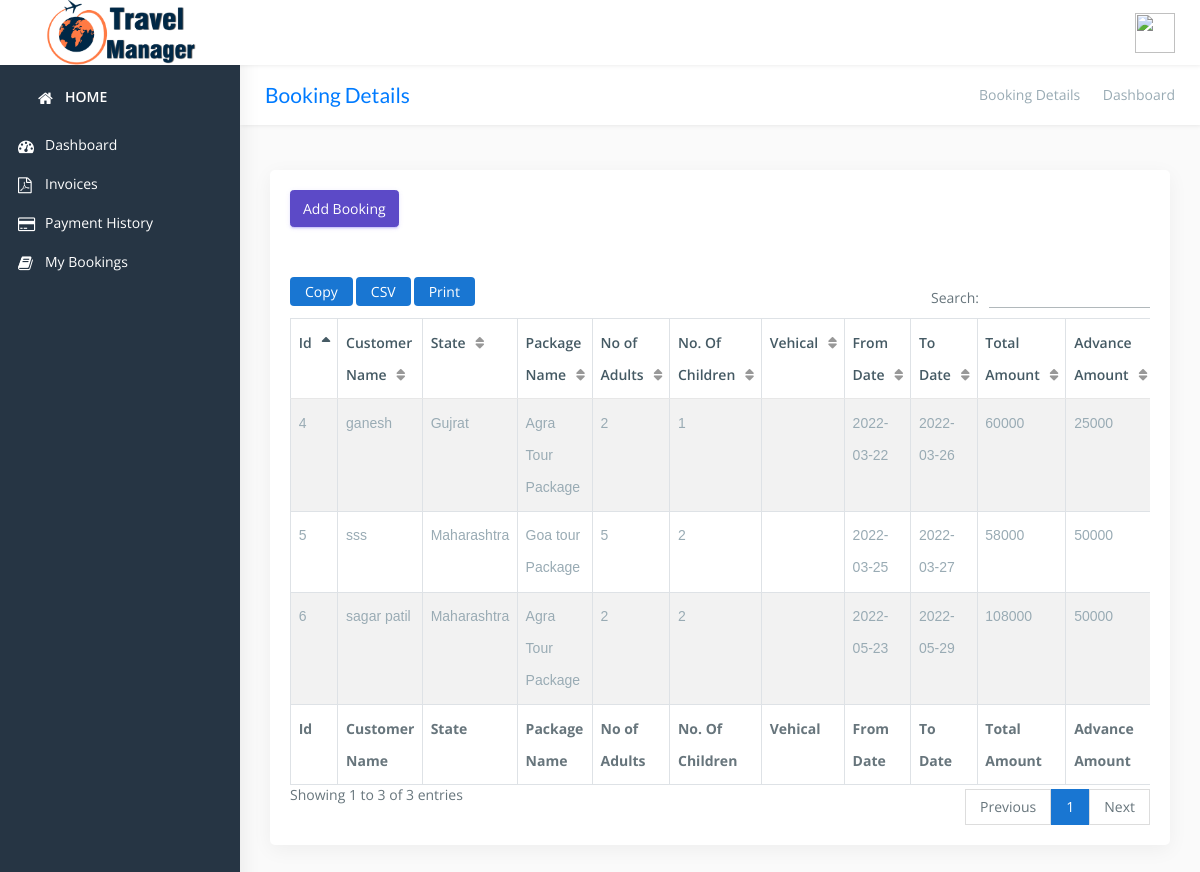
The app's page /user/booking_details (signed in) with its own data.
### tables this page shows
CREATE TABLE `booking` (
  `id` int(11) NOT NULL,
  `traveller_id` varchar(200) NOT NULL,
  `state_id` varchar(200) NOT NULL,
  `package_id` varchar(200) NOT NULL,
  `no_of_adults` int(11) NOT NULL,
  `no_of_children` int(11) NOT NULL,
  `from_date` date NOT NULL,
  `to_date` date NOT NULL,
  `total_amount` int(11) NOT NULL,
  `adv_amount` varchar(200) NOT NULL,
  `total` int(11) NOT NULL,
  `tax` int(11) NOT NULL,
  `created_date` date NOT NULL
);

CREATE TABLE `travellers` (
  `id` int(11) NOT NULL,
  `name` varchar(200) NOT NULL,
  `email` varchar(200) NOT NULL,
  `password` varchar(200) NOT NULL,
  `confirm` varchar(200) NOT NULL,
  `state_name` varchar(200) NOT NULL,
  `mobile` varchar(200) NOT NULL,
  `address` varchar(200) NOT NULL,
  `photo` varchar(200) NOT NULL,
  `status` varchar(200) NOT NULL DEFAULT 'register'
);

CREATE TABLE `packages` (
  `id` int(11) NOT NULL,
  `pname` varchar(200) NOT NULL,
  `price_adult` int(11) NOT NULL,
  `price_children` int(11) NOT NULL
);

### user/booking_details.php (the view, shortened to what this page needs)
<?php include "header.php" ?>
<?php include "sidebar.php"; ?>
<div class="page-wrapper">
  <div class="row page-titles">
    <div class="col-md-5 align-self-center">
      <h3 class="text-primary">Booking Details</h3>
    </div>
    <div class="col-md-7 align-self-center">
      <ol class="breadcrumb">
        <li class="breadcrumb-item"><a href="javascript:void(0)">Booking Details</a></li>
        <li class="breadcrumb-item active">Dashboard</li>
      </ol>
    </div>
  </div>
  <div class="container-fluid">
    <div class="row">
      <div class="col-12">
        <div class="card">
          <div class="card-body">
            <a href="add_booking.php"><button type="button" class="btn btn-primary">Add Booking</button></a>
            <div class="table-responsive m-t-40">
              <table id="example23" class="display nowrap table table-hover table-striped table-bordered" cellspacing="0" width="100%">
                <thead>
                  <tr>
                    <th>Id</th>
                    <th style="width:50px">Customer Name</th>
                    <th>State</th>
                    <th>Package Name</th>
                    <th style="width:10px">No of Adults</th>
                    <th style="width:10px">No. Of Children</th>
                    <th style="width:10px">Vehical</th>
                    <th>From Date</th>
                    <th>To Date</th>
                    <th style="width:10px">Total Amount</th>
                    <th style="width:10px">Advance Amount</th>
                  </tr>
                </thead>
                <tfoot>
                  <tr>
                    <th>Id</th>
                    <th style="width:50px">Customer Name</th>
                    <th>State</th>
                    <th>Package Name</th>
                    <th style="width:10px">No of Adults</th>
                    <th style="width:10px">No. Of Children</th>
                    <th style="width:10px">Vehical</th>
                    <th>From Date</th>
                    <th>To Date</th>
                    <th style="width:10px">Total Amount</th>
                    <th>Advance Amount</th>
                  </tr>
                </tfoot>
                <tbody>
                  <?php
                  include "config.php";
                  try {
                    $conn = new PDO("mysql:host=$servername;dbname=$dbname", $username, $password);
                    $conn->setAttribute(PDO::ATTR_ERRMODE, PDO::ERRMODE_EXCEPTION);
                    $stmt = $conn->prepare("SELECT * FROM booking");
                    $stmt->execute();
                    $data = $stmt->fetchAll();
                    foreach ($data as $value) {
                      $stmt1 = $conn->prepare("SELECT * FROM travellers where id='" . $value['traveller_id'] . "'");
                      $stmt1->execute();
                      $cust = $stmt1->fetch(PDO::FETCH_ASSOC);
                      $stmt2 = $conn->prepare("SELECT * FROM packages where id='" . $value['package_id'] . "'");
                      $stmt2->execute();
                      $package = $stmt2->fetch(PDO::FETCH_ASSOC);
                  ?>
                      <tr>
                        <td><?php echo $value['id']; ?></td>
                        <td style="width:50px"><?php echo $cust['name']; ?></td>
                        <td><?php echo $cust['state_name']; ?></td>
                        <td style="width:10px"><?php echo $package['pname']; ?></td>
                        <td style="width:10px"><?php echo $value['no_of_adults']; ?></td>
                        <td style="width:10px"><?php echo $value['no_of_children']; ?></td>
                        <td style="width:10px"><?php echo $value['vehical']; ?></td>
                        <td><?php echo $value['from_date']; ?></td>
                        <td><?php echo $value['to_date']; ?></td>
                        <td style="width:5px"><?php echo $value['total_amount']; ?></td>
                        <td style="width:10px"><?php echo $value['adv_amount']; ?></td>
                      </tr>
                    <?php } ?>
                </tbody>
              </table>
            </div>
          </div>
        </div>
      </div>
    </div>
  </div>
<?php
                  } catch (PDOException $e) {
                    echo "Error: " . $e->getMessage();
                  }
?>
<?php include "footer.php";
?>

### user/header.php (shortened to what this page needs)
<!DOCTYPE html>
<html lang="en">
<head>
    <link href="css/lib/bootstrap/bootstrap.min.css" rel="stylesheet">
    <link href="css/lib/calendar2/semantic.ui.min.css" rel="stylesheet">
    <link href="css/lib/calendar2/pignose.calendar.min.css" rel="stylesheet">
    <link href="css/lib/owl.carousel.min.css" rel="stylesheet" />
    <link href="css/lib/owl.theme.default.min.css" rel="stylesheet" />
    <link href="css/helper.css" rel="stylesheet">
    <link href="css/style.css" rel="stylesheet">
    <link rel="stylesheet" href="css/popup_style.css">
</head>
<body class="fix-header fix-sidebar">
    <div id="main-wrapper">
        <div class="header">
            <nav class="navbar top-navbar navbar-expand-md navbar-light">
                <div class="navbar-header">
                    <a class="navbar-brand" href="index.php">
                        <span><img src="images/ab.png" style="height:65px; width: auto" alt="homepage" class="dark-logo" /></span>
                    </a>
                </div>
                <div class="navbar-collapse">
                    <ul class="navbar-nav mr-auto mt-md-0">
                        <li class="nav-item m-l-10"> <a class="nav-link sidebartoggler hidden-sm-down text-muted  " href="javascript:void(0)"><i class="ti-menu"></i></a> </li>
                    </ul>
                    <ul class="navbar-nav my-lg-0">
                        <li class="nav-item dropdown">
                            <a class="nav-link dropdown-toggle text-muted  " href="#" data-toggle="dropdown" aria-haspopup="true" aria-expanded="false">
                            <img src="../admin/img/<?php echo $_SESSION['photo']; ?>" width="40px" height="40px">
                            </a>
                        </li>
                    </ul>
                </div>
            </nav>
        </div>
    </div>
</body>
</html>

### user/sidebar.php (shortened to what this page needs)
<div class="left-sidebar">
    <div class="scroll-sidebar">
        <nav class="sidebar-nav">
            <ul id="sidebarnav">
                <li class="nav-label"><a  href="../home.php" aria-expanded="false"><i class="fa fa-home"></i><span class="hide-menu">Home</a></li>
                <li> <a  href="index.php" aria-expanded="false"><i class="fa fa-tachometer"></i><span class="hide-menu">Dashboard</a>
                </li>
                <li> <a class="#" href="booking_invoice.php" aria-expanded="false"><i class="fa fa-file-pdf-o"></i><span class="hide-menu">Invoices</span></a>
                </li>
                <li> <a class="#" href="payment_history.php" aria-expanded="false"><i class="fa fa-credit-card"></i><span class="hide-menu">Payment History</span></a>
                </li>
                <li> <a class="#" href="my_bookings.php" aria-expanded="false"><i class="fa fa-book"></i><span class="hide-menu">My Bookings</span></a>
                </li>
            </ul>
        </nav>
    </div>
</div>

### user/footer.php (shortened to what this page needs)
        </div>
</body>
</html>

### user/css/helper.css (style rules this page uses)
.m-t-40 { margin-top: 40px!important; }
.m-l-10 { margin-left: 10px!important; }

### records on screen
booking: id "4", traveller.name "ganesh", traveller.state_name "Gujrat", package.pname "Agra Tour Package", no_of_adults "2", no_of_children "1", from_date "2022-03-22", to_date "2022-03-26", total_amount "60000", adv_amount "25000"
booking: id "5", traveller.name "sss", traveller.state_name "Maharashtra", package.pname "Goa tour Package", no_of_adults "5", no_of_children "2", from_date "2022-03-25", to_date "2022-03-27", total_amount "58000", adv_amount "50000"
booking: id "6", traveller.name "sagar patil", traveller.state_name "Maharashtra", package.pname "Agra Tour Package", no_of_adults "2", no_of_children "2", from_date "2022-05-23", to_date "2022-05-29", total_amount "108000", adv_amount "50000"
